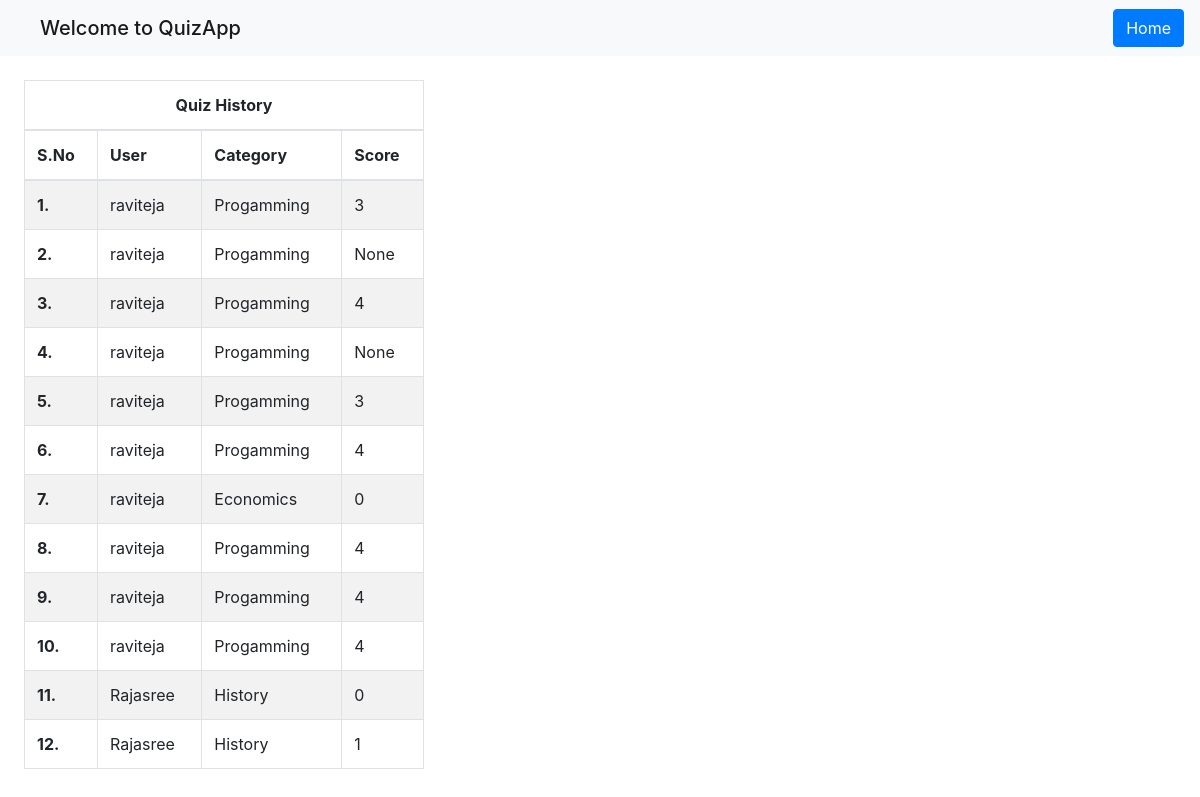
/viewhistory (signed in), run on the app's committed database.
### Users/models.py (models this page shows)
class Quiz(models.Model):
    owner = models.ForeignKey(QuizAppUser, on_delete=models.CASCADE)
    category = models.ForeignKey(Category, on_delete=models.CASCADE)
    score = models.CharField(max_length=10, null=True)

class QuizAppUser(AbstractUser):
    pass

class Category(models.Model):
    name = models.CharField(max_length=30)
    def __str__(self):
        return self.name

### Users/views.py (the view)
# urls.py: path('viewhistory', views.viewhistory, name='viewhistory'),
def viewhistory(request):
    if request.session.has_key('user'):
        if request.method == 'POST':
            pass
        quizs = Quiz.objects.all()
        return render(request, 'viewhistory.html', {'quizs': quizs})
    return redirect('usepage')

### Users/templates/viewhistory.html (shortened to what this page needs)
{% load static %}
<!DOCTYPE html>
<html>
<head>
	<link rel="stylesheet" type="text/css" href="{% static 'css/bootstrap.min.css' %}" >
</head>
<body>
	<nav class="navbar navbar-light bg-light">
  		<h2 class="navbar-brand mb-0 ml-4">Welcome to QuizApp</h2>
      <ul class="navbar-nav ml-auto">
        <ul class="navbar-nav">
            <li class="nav-item">
          <a class="btn btn-primary" href="/accounts/login/userpage/">Home <span class="sr-only">(current)</span></a>
        </li>
        </ul>
	</nav>
	<table class="table table-striped col-4 table-bordered m-4">
  <thead>
    <tr>
      <th class="text-center" colspan="4">Quiz History</th>
    </tr>
    <tr>
      <th scope="col">S.No</th>
      <th scope="col">User</th>
      <th scope="col">Category</th>
      <th scope="col">Score</th>
    </tr>
  </thead>
  <tbody>
    {% for quiz in quizs %}
    <tr>
      <th scope="row">{{forloop.counter}}.</th>
      <td>{{quiz.owner}}</td>
      <td>{{quiz.category}}</td>
      <td>{{quiz.score}}</td>
    </tr>
    {% endfor %}
</tbody>
</table>
</body>
</html>

### data on the page
Quiz: owner "raviteja", category "Progamming", score "3"
Quiz: owner "raviteja", category "Progamming", score "None"
Quiz: owner "raviteja", category "Progamming", score "4"
Quiz: owner "raviteja", category "Progamming", score "None"
Quiz: owner "raviteja", category "Progamming", score "3"
Quiz: owner "raviteja", category "Progamming", score "4"
Quiz: owner "raviteja", category "Economics", score "0"
Quiz: owner "raviteja", category "Progamming", score "4"
Quiz: owner "raviteja", category "Progamming", score "4"
Quiz: owner "raviteja", category "Progamming", score "4"
Quiz: owner "Rajasree", category "History", score "0"
Quiz: owner "Rajasree", category "History", score "1"
